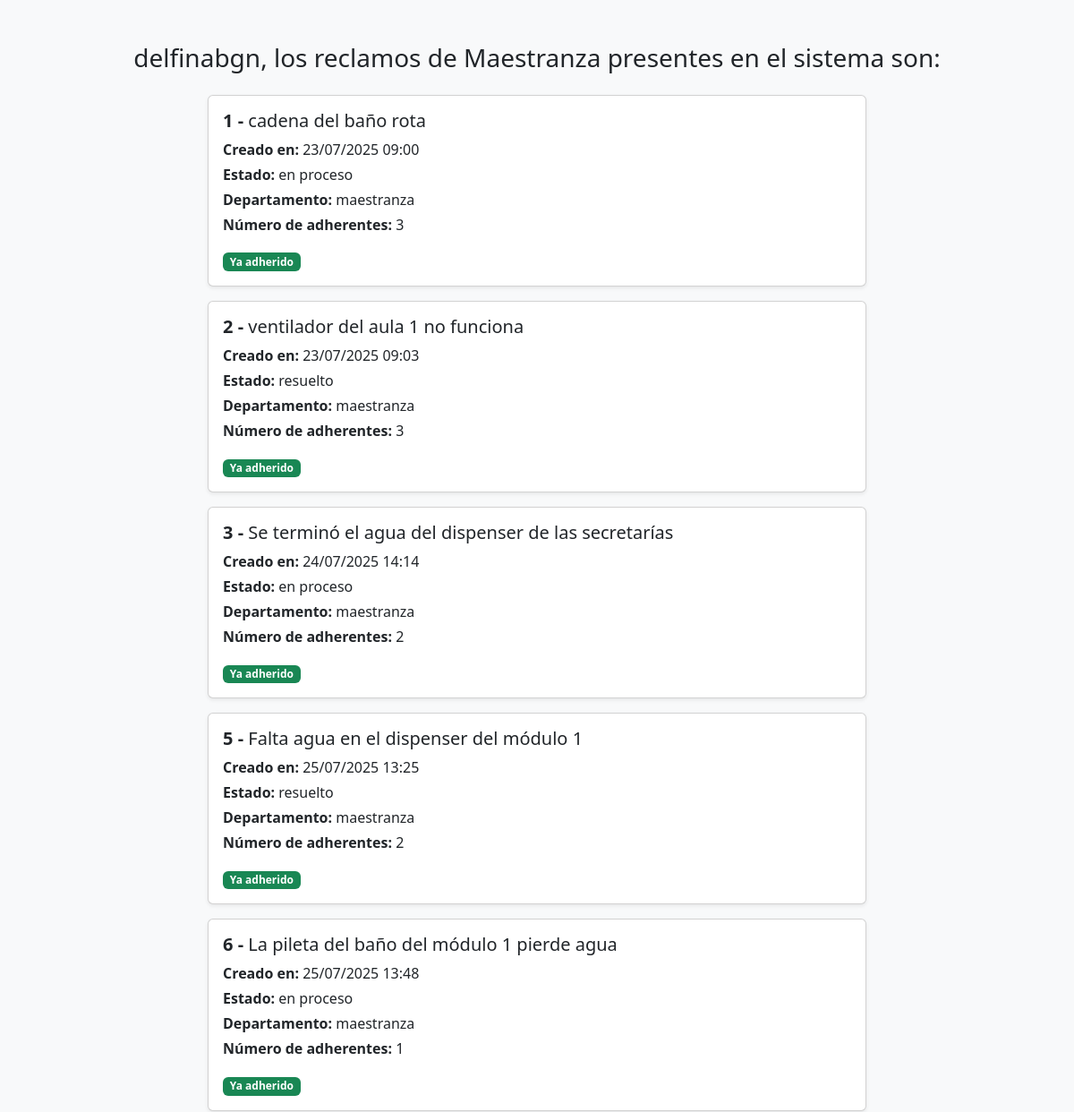
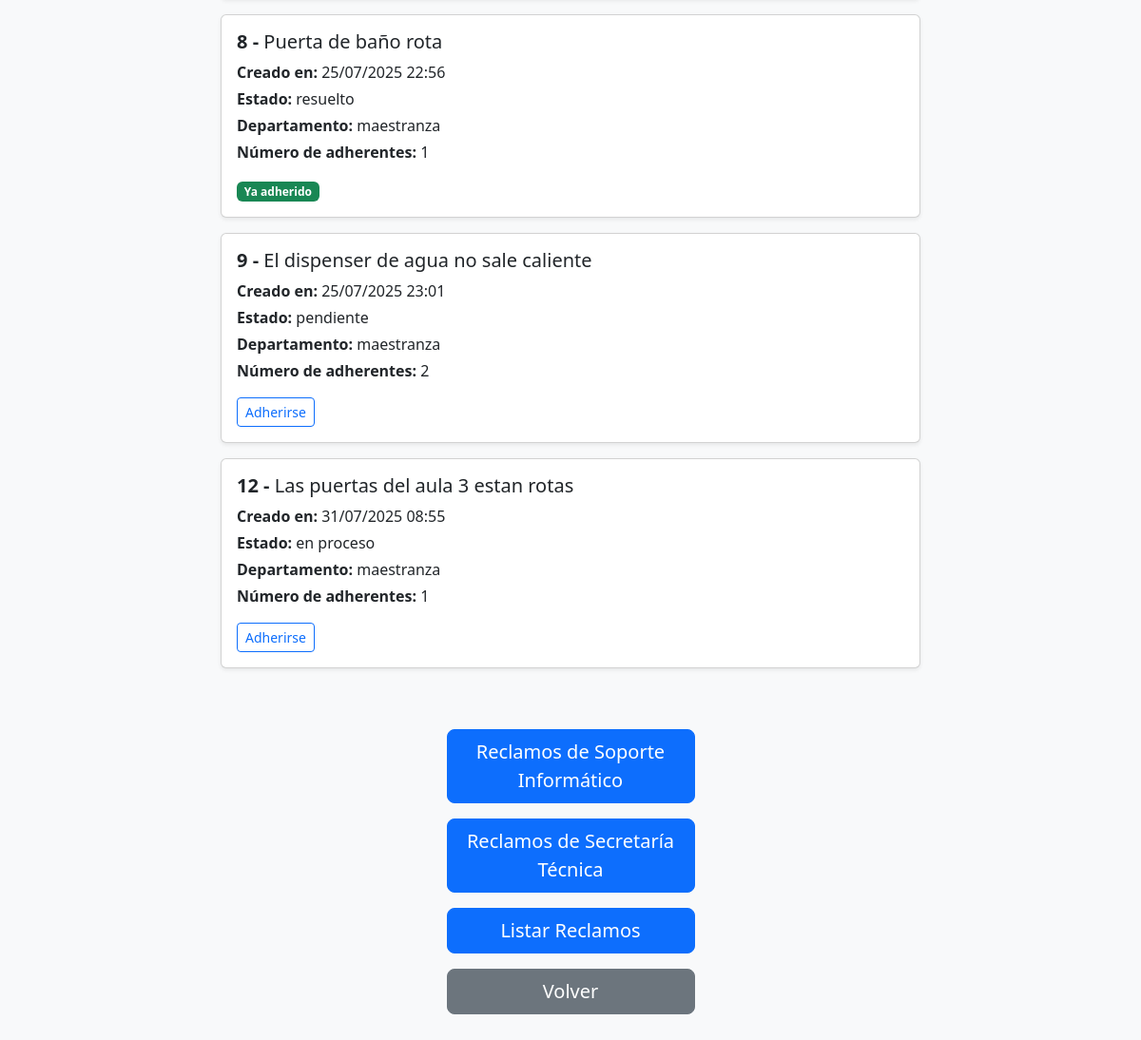
Page /reclamo_maestranza (signed in) on the committed database (2 pictures, top to bottom).
### modules/Modelos.py (models this page shows)
class ModeloUsuario(Base):
    __tablename__ = 'usuarios'
    id = Column(Integer(), primary_key=True, unique=True)
    nombre = Column(String(1000), nullable=False)
    apellido = Column(String(1000), nullable=False)
    email = Column(String(1000), nullable=False, unique=True)
    username = Column(String(1000), nullable=False, unique=True)
    claustro = Column(String(1000), nullable=False)
    password = Column(String(1000), nullable=False)
    rol = Column(String(1000), nullable=False)
    departamento = Column(String(1000))
    reclamos_seguidos = relationship('ModeloReclamo', secondary=asociacion_usuarios_reclamos, backref= 'usuarios_seguidores')

class ModeloReclamo(Base):
    __tablename__ = 'reclamos'
    id = Column(Integer(), primary_key=True, unique=True)
    contenido = Column(String(1000), nullable=False)
    departamento = Column(String(1000), nullable=False)
    fecha_hora = Column(String(1000), nullable=False)
    id_usuario = Column(Integer(), nullable=False)
    estado = Column(String(1000), nullable=False)
    ruta_imagen = Column(String(1000), nullable=True)
    tiempo_de_resolucion = Column(Integer(), nullable=False, default=1)

### server.py (the view)
@app.route("/reclamo_maestranza", methods=['GET', 'POST'])
@gestor_login.se_requiere_login
def reclamo_maestranza():
    if request.args.get('adherirse') == 'True':
        id_reclamo = request.args.get('id')
        gestor_usuarios.registrar_reclamo_a_seguir(gestor_login.id_usuario_actual, id_reclamo)
        flash("Se ha adherido al reclamo con éxito")
    reclamos_seguidos = gestor_reclamos.filtrar_reclamos_seguidos_por_usuario(gestor_login.id_usuario_actual)
    reclamos_existentes = gestor_reclamos.filtrar_reclamos_por_depto('maestranza')
    cant_usuario_adheridos = {reclamo['id']: gestor_usuarios.obtener_cantidad_de_usuarios_adheridos(reclamo['id']) for reclamo in reclamos_existentes}
    return render_template("reclamo_maestranza.html",
                           vacio= (len(reclamos_existentes) == 0),
                           user=gestor_login.nombre_usuario_actual,
                           lista_reclamos = reclamos_existentes,
                           reclamos_seguidos = reclamos_seguidos,
                           admin = gestor_login.es_admin,
                           adherentes=cant_usuario_adheridos)

### modules/dominio.py (called while the page is built)
    @property
    def estado(self):
        return self.__estado

    @property
    def contenido(self):
        return self.__contenido

    @property
    def departamento(self):
        return self.__departamento

    @property
    def id_usuario(self):
        return self.__id_usuario

    @property
    def fecha_hora(self):
        return self.__fecha_hora

    @property
    def id(self):
        return self.__id

    @property
    def tiempo_de_resolucion(self):
        return self.__tiempo_de_resolucion

    @estado.setter
    def estado(self, p_estado):
        if isinstance(p_estado, str) and p_estado != "":
            self.__estado = p_estado
        else:
            raise TypeError("El estado debe ser un string y no estar vacio")

    @contenido.setter
    def contenido(self, p_contenido):
        if isinstance(p_contenido, str) and p_contenido != "":
            self.__contenido = p_contenido
        else:
            raise TypeError("El contenido debe ser un string y no estar vacio")

    @departamento.setter
    def departamento(self, p_departamento):
        if isinstance(p_departamento, str) and p_departamento != "":
            self.__departamento = p_departamento
        else:
            raise TypeError("El departamento debe ser un string y no estar vacio")

    @id_usuario.setter
    def id_usuario(self, p_id_usuario):
        if p_id_usuario != None:
            if not isinstance(p_id_usuario, int):
                raise TypeError("El id del usuario debe ser un número entero")
            self.__id_usuario = p_id_usuario
        else:
            self.__id_usuario = None

    @fecha_hora.setter
    def fecha_hora(self, p_fecha_hora):
        if isinstance(p_fecha_hora, str) and p_fecha_hora != "":
            self.__fecha_hora = p_fecha_hora
        else:
            raise TypeError("La fecha y hora debe ser un string y no estar vacio")

    @id.setter
    def id(self, p_id):
        if p_id != None:
            if not isinstance(p_id, int):
                raise TypeError("El id del reclamo debe ser un número entero")
            self.__id = p_id
        else:
            self.__id = None

    def to_dict(self):
        return {
            "estado": self.estado,
            "contenido": self.contenido,
            "departamento": self.departamento,
            "id_usuario": self.id_usuario,
            "fecha_hora": self.fecha_hora,
            "id": self.id,
            "tiempo_de_resolucion": self.tiempo_de_resolucion,
        }

### templates/reclamo_maestranza.html (shortened to what this page needs)
<!DOCTYPE html>
<html lang="en">
<head>
    <link href="https://cdn.jsdelivr.net/npm/bootstrap@5.3.0/dist/css/bootstrap.min.css" rel="stylesheet">
</head>
<body class="bg-light text-dark">
    <div class="container py-5">
        <div class="text-center mb-4">
            {% if vacio %}
                <h3>No hay reclamos de Maestranza en el sistema</h3>
            {% else %}
                <h3>{{ user }}, los reclamos de Maestranza presentes en el sistema son:</h3>
            {% endif %}
        </div>
        {% if not vacio %}
            <div class="row justify-content-center">
                <div class="col-md-8">
                    {% for reclamo in lista_reclamos %}
                        <div class="card mb-3 shadow-sm">
                            <div class="card-body">
                                <h5 class="card-title"><strong>{{ reclamo.id }} -</strong> {{ reclamo.contenido }}</h5>
                                <p class="card-text mb-1"><strong>Creado en:</strong> {{ reclamo.fecha_hora }}</p>
                                <p class="card-text mb-1"><strong>Estado:</strong> {{ reclamo.estado }}</p>
                                <p class="card-text mb-1"><strong>Departamento:</strong> {{ reclamo.departamento }}</p>
                                <p class="card-text"><strong>Número de adherentes:</strong> {{ adherentes[reclamo.id] }}</p>
                                {% if reclamo not in reclamos_seguidos %}
                                    <a href="{{ url_for('reclamo_maestranza', username=user, adherirse=true, id=reclamo.id) }}" class="btn btn-outline-primary btn-sm">Adherirse</a>
                                {% else %}
                                    <span class="badge bg-success">Ya adherido</span>
                                {% endif %}
                            </div>
                        </div>
                    {% endfor %}
                </div>
            </div>
        {% endif %}
        <div class="row justify-content-center mt-5">
            <div class="col-md-3 d-grid gap-3">
                <form action="{{ url_for('reclamo_soporte_informatico') }}">
                    <button class="btn btn-primary btn-lg w-100" type="submit">Reclamos de Soporte Informático</button>
                </form>
                <form action="{{ url_for('reclamo_secretaria_tecnica') }}">
                    <button class="btn btn-primary btn-lg w-100" type="submit">Reclamos de Secretaría Técnica</button>
                </form>
                <form action="{{ url_for('listar') }}">
                    <button class="btn btn-primary btn-lg w-100" type="submit">Listar Reclamos</button>
                </form>
                <form action="{{ url_for('inicio') }}">
                    <button class="btn btn-secondary btn-lg w-100" type="submit">Volver</button>
                </form>
            </div>
        </div>
    </div>
</body>
</html>

### rows in the picture
ModeloUsuario: username "delfinabgn"
ModeloReclamo: id "1", contenido "cadena del baño rota", fecha_hora "23/07/2025 09:00", estado "en proceso", departamento "maestranza", adherentes "3", shows "Ya adherido"
ModeloReclamo: id "2", contenido "ventilador del aula 1 no funciona", fecha_hora "23/07/2025 09:03", estado "resuelto", departamento "maestranza", adherentes "3", shows "Ya adherido"
ModeloReclamo: id "3", contenido "Se terminó el agua del dispenser de las secretarías", fecha_hora "24/07/2025 14:14", estado "en proceso", departamento "maestranza", adherentes "2", shows "Ya adherido"
ModeloReclamo: id "5", contenido "Falta agua en el dispenser del módulo 1", fecha_hora "25/07/2025 13:25", estado "resuelto", departamento "maestranza", adherentes "2", shows "Ya adherido"
ModeloReclamo: id "6", contenido "La pileta del baño del módulo 1 pierde agua", fecha_hora "25/07/2025 13:48", estado "en proceso", departamento "maestranza", adherentes "1", shows "Ya adherido"
ModeloReclamo: id "8", contenido "Puerta de baño rota", fecha_hora "25/07/2025 22:56", estado "resuelto", departamento "maestranza", adherentes "1", shows "Ya adherido"
ModeloReclamo: id "9", contenido "El dispenser de agua no sale caliente", fecha_hora "25/07/2025 23:01", estado "pendiente", departamento "maestranza", adherentes "2"
ModeloReclamo: id "12", contenido "Las puertas del aula 3 estan rotas", fecha_hora "31/07/2025 08:55", estado "en proceso", departamento "maestranza", adherentes "1"
